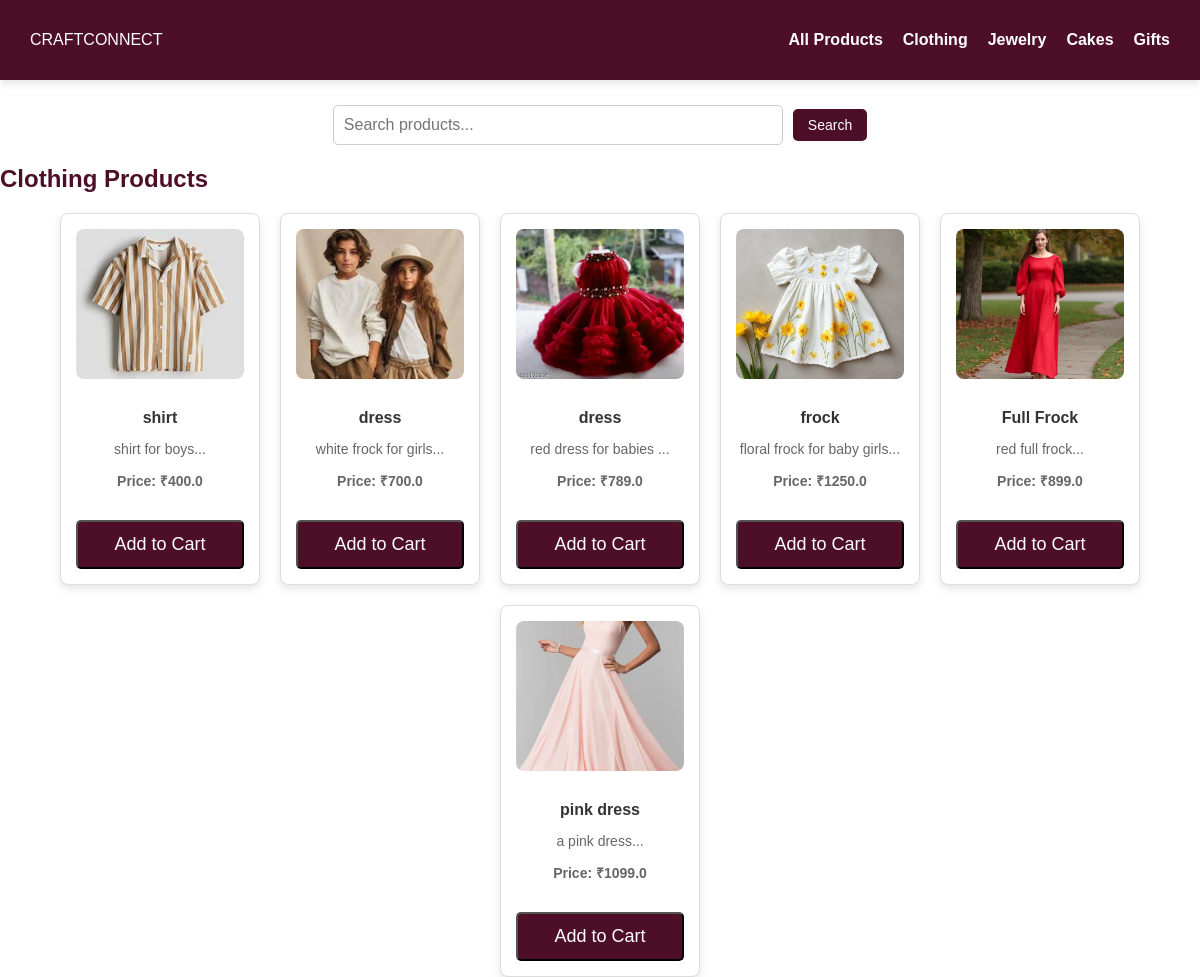
Screenshot of /products/Clothing with the database file from the repository.
### tables this page shows
CREATE TABLE products (
            id INTEGER PRIMARY KEY AUTOINCREMENT,
            name TEXT NOT NULL,
            description TEXT NOT NULL,
            price REAL NOT NULL,
            image TEXT NOT NULL,
            manufacturer_id INTEGER, approved INTEGER DEFAULT 0, category TEXT, stock_limit INTEGER DEFAULT NULL, size_chart TEXT,
            FOREIGN KEY (manufacturer_id) REFERENCES users (id)
        );

### app.py (the view)
@app.route('/products/<category>', methods=['GET', 'POST'])
def products_by_category(category):
    search_query = request.args.get('search', '').strip()  # Get the search query from the URL parameters
    conn = sqlite3.connect("craftconnect.db")
    cursor = conn.cursor()
    if search_query:  # If a search query is provided
        cursor.execute("""
            SELECT * FROM products
            WHERE category = ? AND approved=1 AND(name LIKE ? OR description LIKE ?)
        """, (category, f'%{search_query}%', f'%{search_query}%'))
    else:  # If no search query, display all products in the category
        cursor.execute("SELECT * FROM products WHERE category = ? AND approved=1", (category,))
    products = cursor.fetchall()
    conn.close()
    return render_template('products.html', products=products, category=category, search_query=search_query)

### templates/products.html (shortened to what this page needs)
<!DOCTYPE html>
<html lang="en">
<head>
    <link rel="stylesheet" href="{{ url_for('static', filename='css/styles.css') }}">
</head>
<body>
    <nav class="navbar">
        <div class="logo">CRAFTCONNECT</div>
        <ul class="nav-links">
            <li><a href="{{ url_for('browse_products') }}">All Products</a></li>
            <li><a href="{{ url_for('products_by_category', category='Clothing') }}">Clothing</a></li>
            <li><a href="{{ url_for('products_by_category', category='Jewelry') }}">Jewelry</a></li>
            <li><a href="{{ url_for('products_by_category', category='Cakes') }}">Cakes</a></li>
            <li><a href="{{ url_for('products_by_category', category='Gifts') }}">Gifts</a></li>
        </ul>
    </nav>
    <section class="search-bar">
        <form action="{{ url_for('products_by_category', category=category) }}" method="GET">
            <input type="text" name="search" placeholder="Search products..." value="{{ search_query }}">
            <button type="submit">Search</button>
        </form>
    </section>
    <section class="products-container">
        <h1>{{ category }} Products</h1>
        {% if products %}
        <div class="products-grid">
            {% for product in products %}
            <div class="product-card">
                <a href="{{ url_for('product_details', product_id=product[0]) }}">
                    <img src="{{ url_for('static', filename='uploads/' + product[4]) }}" alt="{{ product[1] }}">
                </a>
                <h3>{{ product[1] }}</h3>
                <p>{{ product[2][:100] }}...</p>
                <p class="price">Price: ₹{{ product[3] }}</p>
                <form action="{{ url_for('add_to_cart', product_id=product[0]) }}" method="POST">
                    <button type="submit" class="button">Add to Cart</button>
                </form>
            </div>
            {% endfor %}
        </div>
        {% else %}
        <p>No products found in this category.</p>
        {% endif %}
    </section>
</body>
</html>

### static/css/styles.css (style rules this page uses)
body { margin: 0; padding: 0; overflow-x: hidden; font-family: Arial, sans-serif; background: white; color: #4D0F28; min-height: 100vh; box-sizing: border-box; width:100%; max-width: 100%; }
.navbar { display: flex; justify-content: space-between; align-items: center; padding: 15px 30px; background: #4D0F28; color: white; box-shadow: 0px 4px 8px rgba(0, 0, 0, 0.1); max-width: 100%; flex-wrap: wrap; }
.nav-links { list-style: none; display: flex; gap: 20px; }
.nav-links a { text-decoration: none; color: white; font-size: 16px; font-weight: bold; transition: color 0.3s ease; }
.button { display: inline-block; margin-top: 20px; padding: 12px 20px; font-size: 18px; background: #4D0F28; color: white; text-decoration: none; border-radius: 5px; transition: 0.3s ease; }
* { outline: none; box-sizing: border-box; max-width: 100vw; }
.products-grid { display: flex; flex-wrap: wrap; justify-content: center; gap: 20px; width: 100%; max-width: 1200px; margin: 0 auto; }
.product-card { background: #fff; color: #4D0F28; padding: 20px; box-shadow: 0px 4px 8px rgba(0, 0, 0, 0.15); text-align: center; border-radius: 8px; transition: transform 0.3s ease, box-shadow 0.3s ease; width: 250px; }
.product-card img { width: 100%; height: 200px; object-fit: cover; border-radius: 5px; margin-bottom: 15px; }
.product-card h3 { font-size: 18px; color: #4D0F28; margin-bottom: 10px; }
.product-card p { font-size: 16px; color: #666; margin-bottom: 10px; }
input, button { width: 100%; padding: 10px; margin-top: 5px; }
.product-card { background-color: #fff; border: 1px solid #ddd; border-radius: 8px; width: 200px; padding: 15px; text-align: center; box-shadow: 0 4px 8px rgba(0, 0, 0, 0.1); }
.product-card img { width: 100%; height: 150px; object-fit: cover; border-radius: 8px; margin-bottom: 10px; }
.product-card h3 { font-size: 16px; color: #333; margin-bottom: 5px; }
.product-card p { font-size: 14px; color: #666; margin-bottom: 10px; }
.search-bar { margin: 20px; text-align: center; }
.search-bar form { display: inline-flex; align-items: center; gap: 10px; }
.search-bar input[type="text"] { width: 450px; padding: 10px; border: 1px solid #ccc; border-radius: 5px; font-size: 16px; }
.search-bar button { background-color: #4D0F28; color: white; border: none; padding: 8px 15px; font-size: 14px; border-radius: 5px; cursor: pointer; width: auto; white-space: nowrap; }
.price { font-size: 18px; font-weight: bold; color: #4D0F28; }

### rows the page displays
products: image+name (picture), name "shirt", description "shirt for boys", price "400.0"
products: image (picture), name "dress", description "white frock for girls", price "700.0"
products: image (picture), name "dress", description "red dress for babies", price "789.0"
products: image+name (picture), name "frock", description "floral frock for baby girls", price "1250.0"
products: image (picture), name "Full Frock", description "red full frock", price "899.0"
products: image (picture), name "pink dress", description "a pink dress", price "1099.0"

### other values shown
{{ category }} "Clothing"
